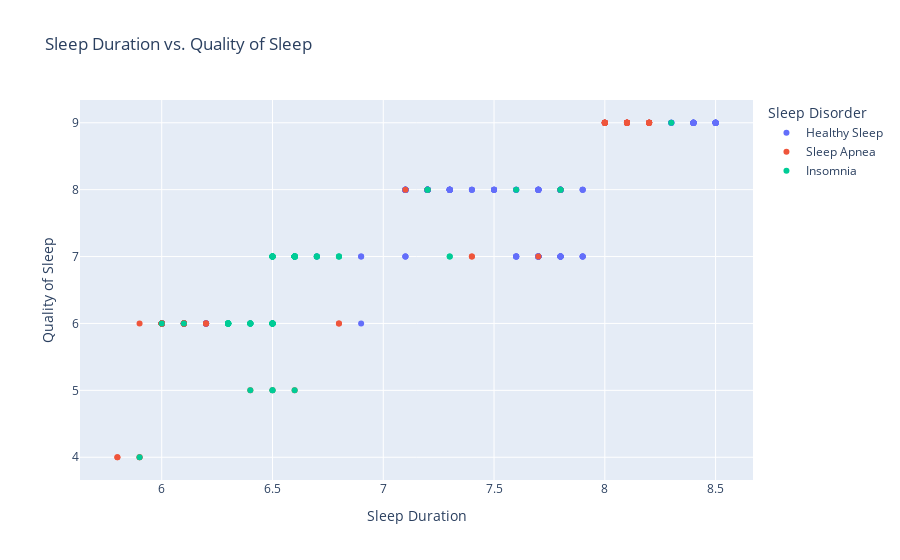

The notebook cell saved with this chart:
### Code cell
# Membuat scatter plot antara 'Sleep Duration' dan 'Quality of Sleep' berdasarkan 'Sleep Disorder'
fig = px.scatter(data, x='Sleep Duration', y='Quality of Sleep', color='Sleep Disorder',
                 title='Sleep Duration vs. Quality of Sleep',
                 labels={'Sleep Duration': 'Sleep Duration', 'Quality of Sleep': 'Quality of Sleep'})
fig.show()

### Figure 1 — Plotly figure (JSON) as saved in the notebook; plotly's stock layout.template omitted (floating-point values rounded to 4 significant figures; data arrays with more than 128 entries replaced by an {"elided": "..."} marker saying what was removed)
{"data": [{"hovertemplate": "Sleep Disorder=Healthy Sleep<br>Sleep Duration=%{x}<br>Quality of Sleep=%{y}<extra></extra>", "legendgroup": "Healthy Sleep", "marker": {"color": "#636efa", "symbol": "circle"}, "mode": "markers", "name": "Healthy Sleep", "orientation": "v", "showlegend": true, "type": "scatter", "x": {"elided": "219 float values"}, "xaxis": "x", "y": {"elided": "219 int values"}, "yaxis": "y"}, {"hovertemplate": "Sleep Disorder=Sleep Apnea<br>Sleep Duration=%{x}<br>Quality of Sleep=%{y}<extra></extra>", "legendgroup": "Sleep Apnea", "marker": {"color": "#EF553B", "symbol": "circle"}, "mode": "markers", "name": "Sleep Apnea", "orientation": "v", "showlegend": true, "type": "scatter", "x": [5.9, 5.9, 6.5, 6, 6.4, 7.7, 5.8, 5.8, 7.4, 6.6, 7.2, 7.1, 7.4, 6.8, 6.8, 7.8, 6.5, 5.9, 6, 6.1, 6.1, 6.1, 6.1, 6.2, 6.2, 6.2, 8.1, 8.1, 6.1, 6, 6, 6, 6, 6, 6, 6, 6.1, 6, 6.1, 6.1, 6, 6.1, 6, 6.1, 6.1, 6, 6.1, 6.1, 8.1, 8.1, 8.2, 8.2, 8.2, 8.2, 8.2, 8.1, 8.1, 8.1, 8, 8, 8, 8, 8, 8, 8.2, 8.2, 8.2, 8.2, 8, 8, 8.1, 8, 8.1, 8.1, 8, 8.1, 8.1, 8.1], "xaxis": "x", "y": [4, 4, 5, 6, 5, 7, 4, 4, 7, 5, 8, 8, 7, 6, 6, 8, 6, 6, 6, 6, 6, 6, 6, 6, 6, 6, 9, 9, 6, 6, 6, 6, 6, 6, 6, 6, 6, 6, 6, 6, 6, 6, 6, 6, 6, 6, 6, 6, 9, 9, 9, 9, 9, 9, 9, 9, 9, 9, 9, 9, 9, 9, 9, 9, 9, 9, 9, 9, 9, 9, 9, 9, 9, 9, 9, 9, 9, 9], "yaxis": "y"}, {"hovertemplate": "Sleep Disorder=Insomnia<br>Sleep Duration=%{x}<br>Quality of Sleep=%{y}<extra></extra>", "legendgroup": "Insomnia", "marker": {"color": "#00cc96", "symbol": "circle"}, "mode": "markers", "name": "Insomnia", "orientation": "v", "showlegend": true, "type": "scatter", "x": [5.9, 6.3, 6.5, 6.4, 6, 7.2, 6.6, 7.2, 6.5, 7.6, 6.5, 6.7, 6.3, 6.7, 6.5, 6.7, 6.4, 6.5, 6.5, 6.5, 6.5, 6.5, 6.5, 6.5, 6.5, 6.5, 7.8, 7.8, 6.6, 6.4, 6.3, 6.4, 6.6, 6.3, 6.6, 6.3, 6.6, 6.3, 6.6, 6.3, 6.6, 6.3, 6.6, 6.3, 6.4, 6.5, 6.3, 6.4, 6.5, 6.3, 6.4, 6.5, 6.3, 6.5, 6.3, 6.8, 6.8, 6.8, 6.5, 6.5, 6.5, 6.5, 6.6, 6.6, 6.6, 6.6, 6.6, 7.3, 7.3, 6.1, 6.5, 6.5, 6.6, 6.6, 6.6, 6.6, 8.3], "xaxis": "x", "y": [4, 6, 5, 5, 6, 8, 5, 8, 5, 8, 6, 7, 6, 7, 6, 7, 6, 6, 6, 6, 6, 6, 6, 6, 6, 6, 8, 8, 7, 6, 6, 6, 7, 6, 7, 6, 7, 6, 7, 6, 7, 6, 7, 6, 6, 7, 6, 6, 7, 6, 6, 7, 6, 7, 6, 7, 7, 7, 7, 7, 7, 7, 7, 7, 7, 7, 7, 7, 7, 6, 7, 7, 7, 7, 7, 7, 9], "yaxis": "y"}], "layout": {"legend": {"title": {"text": "Sleep Disorder"}, "tracegroupgap": 0}, "title": {"text": "Sleep Duration vs. Quality of Sleep"}, "xaxis": {"anchor": "y", "domain": [0, 1], "title": {"text": "Sleep Duration"}}, "yaxis": {"anchor": "x", "domain": [0, 1], "title": {"text": "Quality of Sleep"}}}}
